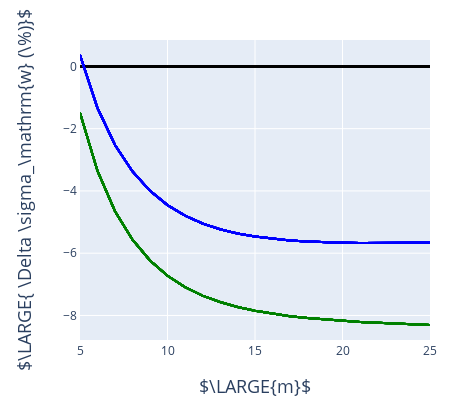

Source (notebook cell):
### Markdown cell above
### Delta Weibull stress vs Shape parameter `m`

$\Large{\Delta \sigma_W = \frac{\sigma_{-91°C} - \sigma_{T_i}}{\sigma_{-91°C}} 100}$

### Code cell
# plot

title = r''
ylab = r'$\LARGE{ \Delta \sigma_\mathrm{w} (\%)}$'

data = []
for ri, sw_r in enumerate(glob_sw_all_corr):
    x_plot = []
    y_plot = []
    
    for mi, sw in enumerate(sw_r):

        x_plot.append(m_vals[mi])
        y_plot.append(
            calc_sw_diff(glob_sw_all_corr, 0, ri, mi, gdata_all, skipped_lines_all) 
            )

        data.append({
            'x': x_plot,
            'y': y_plot,
            'name': r'T = ' + str(temps[ri]) + r'°C',
            'line': {'dash': lines[0], 'color': my_cols[ri], 'width': 2},
            'mode': 'lines',
        })

        

layout = {
    'width': 450,
    'height': 420,
    'xaxis': {
#         'range': [-0.1, 1.1],
        'zeroline': False,
        'showline': True,
        'mirror': 'all',
#         'title': r'$m$',
        'titlefont':{'size': 13}
    },
    'yaxis': {
        'zeroline': False,
        'showline': True,
        'mirror': 'all',
#         'title': '$\sigma_\mathrm{w}/\sigma_\mathrm{f} $ ',
        'titlefont':{'size': 13},

    },
    'annotations':[
    {
        'text':  r'$\LARGE{m}$',
        'x': 0.5,
        'y': -0.2,
        'xref': 'paper',
        'yref': 'paper',
        'showarrow': False,
        'font': {'size': 18},
    },
        {
        'text':  ylab,
        'x': -0.2,
        'y': 0.5,
        'xref': 'paper',
        'yref': 'paper',
        'showarrow': False,
        'font': {'size': 18},
        'textangle': -90
    },
        {
        'text':  title,
        'x': 0.41,
        'y': 1.1,
        'xref': 'paper',
        'yref': 'paper',
        'showarrow': False,
        'font': {'size': 18},
    },
    ],
    'legend':{
        'x': 0.6,
        'y': 0.5,
    },
     'margin': {
                'l': 80,
                'r': 20,
                'b': 80,
                't': 40,
#                 'pad': 1
     },

}
layout['xaxis']['range'] = [5, 25]
layout['showlegend'] = False
f = go.FigureWidget(data,layout)
py.iplot(f)

### Figure 1 — Plotly figure (JSON) as saved in the notebook; plotly's stock layout.template omitted (floating-point values rounded to 4 significant figures)
{"data": [{"line": {"color": "black", "dash": "solid", "width": 2}, "mode": "lines", "name": "T = -91°C", "type": "scatter", "uid": "d5c92166-e64b-43e0-b974-4a63b660141a", "x": [5, 6, 7, 8, 9, 10, 11, 12, 13, 14, 15, 16, 17, 18, 19, 20, 21, 22, 23, 24, 25], "y": [0, 0, 0, 0, 0, 0, 0, 0, 0, 0, 0, 0, 0, 0, 0, 0, 0, 0, 0, 0, 0]}, {"line": {"color": "black", "dash": "solid", "width": 2}, "mode": "lines", "name": "T = -91°C", "type": "scatter", "uid": "c23ba409-cc1c-40c5-a407-92b5cb0fd771", "x": [5, 6, 7, 8, 9, 10, 11, 12, 13, 14, 15, 16, 17, 18, 19, 20, 21, 22, 23, 24, 25], "y": [0, 0, 0, 0, 0, 0, 0, 0, 0, 0, 0, 0, 0, 0, 0, 0, 0, 0, 0, 0, 0]}, {"line": {"color": "black", "dash": "solid", "width": 2}, "mode": "lines", "name": "T = -91°C", "type": "scatter", "uid": "672902a4-180b-49f3-a478-088fb12a5db3", "x": [5, 6, 7, 8, 9, 10, 11, 12, 13, 14, 15, 16, 17, 18, 19, 20, 21, 22, 23, 24, 25], "y": [0, 0, 0, 0, 0, 0, 0, 0, 0, 0, 0, 0, 0, 0, 0, 0, 0, 0, 0, 0, 0]}, {"line": {"color": "black", "dash": "solid", "width": 2}, "mode": "lines", "name": "T = -91°C", "type": "scatter", "uid": "94629003-15bf-4572-b5e8-69058f993227", "x": [5, 6, 7, 8, 9, 10, 11, 12, 13, 14, 15, 16, 17, 18, 19, 20, 21, 22, 23, 24, 25], "y": [0, 0, 0, 0, 0, 0, 0, 0, 0, 0, 0, 0, 0, 0, 0, 0, 0, 0, 0, 0, 0]}, {"line": {"color": "black", "dash": "solid", "width": 2}, "mode": "lines", "name": "T = -91°C", "type": "scatter", "uid": "3e27a57a-b582-4926-8987-6f0c80f921a0", "x": [5, 6, 7, 8, 9, 10, 11, 12, 13, 14, 15, 16, 17, 18, 19, 20, 21, 22, 23, 24, 25], "y": [0, 0, 0, 0, 0, 0, 0, 0, 0, 0, 0, 0, 0, 0, 0, 0, 0, 0, 0, 0, 0]}, {"line": {"color": "black", "dash": "solid", "width": 2}, "mode": "lines", "name": "T = -91°C", "type": "scatter", "uid": "f3c8e4b6-ce2b-417c-9f89-971bd4b11c13", "x": [5, 6, 7, 8, 9, 10, 11, 12, 13, 14, 15, 16, 17, 18, 19, 20, 21, 22, 23, 24, 25], "y": [0, 0, 0, 0, 0, 0, 0, 0, 0, 0, 0, 0, 0, 0, 0, 0, 0, 0, 0, 0, 0]}, {"line": {"color": "black", "dash": "solid", "width": 2}, "mode": "lines", "name": "T = -91°C", "type": "scatter", "uid": "10f2d733-3c78-49f4-941a-ab48ae9a38a0", "x": [5, 6, 7, 8, 9, 10, 11, 12, 13, 14, 15, 16, 17, 18, 19, 20, 21, 22, 23, 24, 25], "y": [0, 0, 0, 0, 0, 0, 0, 0, 0, 0, 0, 0, 0, 0, 0, 0, 0, 0, 0, 0, 0]}, {"line": {"color": "black", "dash": "solid", "width": 2}, "mode": "lines", "name": "T = -91°C", "type": "scatter", "uid": "7cadabde-e957-45e1-9e39-b4497176e5a3", "x": [5, 6, 7, 8, 9, 10, 11, 12, 13, 14, 15, 16, 17, 18, 19, 20, 21, 22, 23, 24, 25], "y": [0, 0, 0, 0, 0, 0, 0, 0, 0, 0, 0, 0, 0, 0, 0, 0, 0, 0, 0, 0, 0]}, {"line": {"color": "black", "dash": "solid", "width": 2}, "mode": "lines", "name": "T = -91°C", "type": "scatter", "uid": "bbcc92f6-771b-4400-97e2-9fdd8d695834", "x": [5, 6, 7, 8, 9, 10, 11, 12, 13, 14, 15, 16, 17, 18, 19, 20, 21, 22, 23, 24, 25], "y": [0, 0, 0, 0, 0, 0, 0, 0, 0, 0, 0, 0, 0, 0, 0, 0, 0, 0, 0, 0, 0]}, {"line": {"color": "black", "dash": "solid", "width": 2}, "mode": "lines", "name": "T = -91°C", "type": "scatter", "uid": "2ee63944-da04-48d2-8827-c9aa2c8cb7ab", "x": [5, 6, 7, 8, 9, 10, 11, 12, 13, 14, 15, 16, 17, 18, 19, 20, 21, 22, 23, 24, 25], "y": [0, 0, 0, 0, 0, 0, 0, 0, 0, 0, 0, 0, 0, 0, 0, 0, 0, 0, 0, 0, 0]}, {"line": {"color": "black", "dash": "solid", "width": 2}, "mode": "lines", "name": "T = -91°C", "type": "scatter", "uid": "04add254-f75b-474c-aab6-4c18504b3aef", "x": [5, 6, 7, 8, 9, 10, 11, 12, 13, 14, 15, 16, 17, 18, 19, 20, 21, 22, 23, 24, 25], "y": [0, 0, 0, 0, 0, 0, 0, 0, 0, 0, 0, 0, 0, 0, 0, 0, 0, 0, 0, 0, 0]}, {"line": {"color": "black", "dash": "solid", "width": 2}, "mode": "lines", "name": "T = -91°C", "type": "scatter", "uid": "b37dc73e-bcdc-432d-b433-d536ce42c0bd", "x": [5, 6, 7, 8, 9, 10, 11, 12, 13, 14, 15, 16, 17, 18, 19, 20, 21, 22, 23, 24, 25], "y": [0, 0, 0, 0, 0, 0, 0, 0, 0, 0, 0, 0, 0, 0, 0, 0, 0, 0, 0, 0, 0]}, {"line": {"color": "black", "dash": "solid", "width": 2}, "mode": "lines", "name": "T = -91°C", "type": "scatter", "uid": "4c48e17c-7415-45d5-83d7-91e2112f7a1f", "x": [5, 6, 7, 8, 9, 10, 11, 12, 13, 14, 15, 16, 17, 18, 19, 20, 21, 22, 23, 24, 25], "y": [0, 0, 0, 0, 0, 0, 0, 0, 0, 0, 0, 0, 0, 0, 0, 0, 0, 0, 0, 0, 0]}, {"line": {"color": "black", "dash": "solid", "width": 2}, "mode": "lines", "name": "T = -91°C", "type": "scatter", "uid": "121f4bcf-0f60-4cb5-8f48-32415af39480", "x": [5, 6, 7, 8, 9, 10, 11, 12, 13, 14, 15, 16, 17, 18, 19, 20, 21, 22, 23, 24, 25], "y": [0, 0, 0, 0, 0, 0, 0, 0, 0, 0, 0, 0, 0, 0, 0, 0, 0, 0, 0, 0, 0]}, {"line": {"color": "black", "dash": "solid", "width": 2}, "mode": "lines", "name": "T = -91°C", "type": "scatter", "uid": "a854494f-f47c-458e-ae3c-1c15f351a965", "x": [5, 6, 7, 8, 9, 10, 11, 12, 13, 14, 15, 16, 17, 18, 19, 20, 21, 22, 23, 24, 25], "y": [0, 0, 0, 0, 0, 0, 0, 0, 0, 0, 0, 0, 0, 0, 0, 0, 0, 0, 0, 0, 0]}, {"line": {"color": "black", "dash": "solid", "width": 2}, "mode": "lines", "name": "T = -91°C", "type": "scatter", "uid": "388c32f7-c918-4732-a67b-e260969b9182", "x": [5, 6, 7, 8, 9, 10, 11, 12, 13, 14, 15, 16, 17, 18, 19, 20, 21, 22, 23, 24, 25], "y": [0, 0, 0, 0, 0, 0, 0, 0, 0, 0, 0, 0, 0, 0, 0, 0, 0, 0, 0, 0, 0]}, {"line": {"color": "black", "dash": "solid", "width": 2}, "mode": "lines", "name": "T = -91°C", "type": "scatter", "uid": "e7e7a2f5-26f2-4abb-b600-23ec790047bc", "x": [5, 6, 7, 8, 9, 10, 11, 12, 13, 14, 15, 16, 17, 18, 19, 20, 21, 22, 23, 24, 25], "y": [0, 0, 0, 0, 0, 0, 0, 0, 0, 0, 0, 0, 0, 0, 0, 0, 0, 0, 0, 0, 0]}, {"line": {"color": "black", "dash": "solid", "width": 2}, "mode": "lines", "name": "T = -91°C", "type": "scatter", "uid": "2d905ceb-e9cf-489b-9348-2625a596acea", "x": [5, 6, 7, 8, 9, 10, 11, 12, 13, 14, 15, 16, 17, 18, 19, 20, 21, 22, 23, 24, 25], "y": [0, 0, 0, 0, 0, 0, 0, 0, 0, 0, 0, 0, 0, 0, 0, 0, 0, 0, 0, 0, 0]}, {"line": {"color": "black", "dash": "solid", "width": 2}, "mode": "lines", "name": "T = -91°C", "type": "scatter", "uid": "b45142ee-6bfe-4f0e-bc68-dcf130a0f86e", "x": [5, 6, 7, 8, 9, 10, 11, 12, 13, 14, 15, 16, 17, 18, 19, 20, 21, 22, 23, 24, 25], "y": [0, 0, 0, 0, 0, 0, 0, 0, 0, 0, 0, 0, 0, 0, 0, 0, 0, 0, 0, 0, 0]}, {"line": {"color": "black", "dash": "solid", "width": 2}, "mode": "lines", "name": "T = -91°C", "type": "scatter", "uid": "eeb0abbe-52cb-48a5-b924-b2cc1d349a58", "x": [5, 6, 7, 8, 9, 10, 11, 12, 13, 14, 15, 16, 17, 18, 19, 20, 21, 22, 23, 24, 25], "y": [0, 0, 0, 0, 0, 0, 0, 0, 0, 0, 0, 0, 0, 0, 0, 0, 0, 0, 0, 0, 0]}, {"line": {"color": "black", "dash": "solid", "width": 2}, "mode": "lines", "name": "T = -91°C", "type": "scatter", "uid": "80716a6e-de9b-472b-98b2-bade2071cbed", "x": [5, 6, 7, 8, 9, 10, 11, 12, 13, 14, 15, 16, 17, 18, 19, 20, 21, 22, 23, 24, 25], "y": [0, 0, 0, 0, 0, 0, 0, 0, 0, 0, 0, 0, 0, 0, 0, 0, 0, 0, 0, 0, 0]}, {"line": {"color": "blue", "dash": "solid", "width": 2}, "mode": "lines", "name": "T = -60°C", "type": "scatter", "uid": "cebf04ee-cb86-482f-afc2-3a4c387b5fa9", "x": [5, 6, 7, 8, 9, 10, 11, 12, 13, 14, 15, 16, 17, 18, 19, 20, 21, 22, 23, 24, 25], "y": [0.3653, -1.337, -2.524, -3.376, -3.998, -4.456, -4.795, -5.045, -5.231, -5.367, -5.466, -5.538, -5.589, -5.624, -5.648, -5.663, -5.671, -5.674, -5.673, -5.668, -5.662]}, {"line": {"color": "blue", "dash": "solid", "width": 2}, "mode": "lines", "name": "T = -60°C", "type": "scatter", "uid": "a4d617e5-e377-462a-8a16-3c397bbb055c", "x": [5, 6, 7, 8, 9, 10, 11, 12, 13, 14, 15, 16, 17, 18, 19, 20, 21, 22, 23, 24, 25], "y": [0.3653, -1.337, -2.524, -3.376, -3.998, -4.456, -4.795, -5.045, -5.231, -5.367, -5.466, -5.538, -5.589, -5.624, -5.648, -5.663, -5.671, -5.674, -5.673, -5.668, -5.662]}, {"line": {"color": "blue", "dash": "solid", "width": 2}, "mode": "lines", "name": "T = -60°C", "type": "scatter", "uid": "049350a1-9692-4cf5-9807-3464c691d866", "x": [5, 6, 7, 8, 9, 10, 11, 12, 13, 14, 15, 16, 17, 18, 19, 20, 21, 22, 23, 24, 25], "y": [0.3653, -1.337, -2.524, -3.376, -3.998, -4.456, -4.795, -5.045, -5.231, -5.367, -5.466, -5.538, -5.589, -5.624, -5.648, -5.663, -5.671, -5.674, -5.673, -5.668, -5.662]}, {"line": {"color": "blue", "dash": "solid", "width": 2}, "mode": "lines", "name": "T = -60°C", "type": "scatter", "uid": "93b3d4d7-9545-40f2-9db0-4f41c6530980", "x": [5, 6, 7, 8, 9, 10, 11, 12, 13, 14, 15, 16, 17, 18, 19, 20, 21, 22, 23, 24, 25], "y": [0.3653, -1.337, -2.524, -3.376, -3.998, -4.456, -4.795, -5.045, -5.231, -5.367, -5.466, -5.538, -5.589, -5.624, -5.648, -5.663, -5.671, -5.674, -5.673, -5.668, -5.662]}, {"line": {"color": "blue", "dash": "solid", "width": 2}, "mode": "lines", "name": "T = -60°C", "type": "scatter", "uid": "66805b84-9f7a-4d99-9b0a-73590e754923", "x": [5, 6, 7, 8, 9, 10, 11, 12, 13, 14, 15, 16, 17, 18, 19, 20, 21, 22, 23, 24, 25], "y": [0.3653, -1.337, -2.524, -3.376, -3.998, -4.456, -4.795, -5.045, -5.231, -5.367, -5.466, -5.538, -5.589, -5.624, -5.648, -5.663, -5.671, -5.674, -5.673, -5.668, -5.662]}, {"line": {"color": "blue", "dash": "solid", "width": 2}, "mode": "lines", "name": "T = -60°C", "type": "scatter", "uid": "026e272c-d4c9-49b2-8497-e0fda0bb4d27", "x": [5, 6, 7, 8, 9, 10, 11, 12, 13, 14, 15, 16, 17, 18, 19, 20, 21, 22, 23, 24, 25], "y": [0.3653, -1.337, -2.524, -3.376, -3.998, -4.456, -4.795, -5.045, -5.231, -5.367, -5.466, -5.538, -5.589, -5.624, -5.648, -5.663, -5.671, -5.674, -5.673, -5.668, -5.662]}, {"line": {"color": "blue", "dash": "solid", "width": 2}, "mode": "lines", "name": "T = -60°C", "type": "scatter", "uid": "01c8c805-eecd-43b5-81c2-b5bb53bf103b", "x": [5, 6, 7, 8, 9, 10, 11, 12, 13, 14, 15, 16, 17, 18, 19, 20, 21, 22, 23, 24, 25], "y": [0.3653, -1.337, -2.524, -3.376, -3.998, -4.456, -4.795, -5.045, -5.231, -5.367, -5.466, -5.538, -5.589, -5.624, -5.648, -5.663, -5.671, -5.674, -5.673, -5.668, -5.662]}, {"line": {"color": "blue", "dash": "solid", "width": 2}, "mode": "lines", "name": "T = -60°C", "type": "scatter", "uid": "b8800be9-c389-4118-bf75-803272baaf49", "x": [5, 6, 7, 8, 9, 10, 11, 12, 13, 14, 15, 16, 17, 18, 19, 20, 21, 22, 23, 24, 25], "y": [0.3653, -1.337, -2.524, -3.376, -3.998, -4.456, -4.795, -5.045, -5.231, -5.367, -5.466, -5.538, -5.589, -5.624, -5.648, -5.663, -5.671, -5.674, -5.673, -5.668, -5.662]}, {"line": {"color": "blue", "dash": "solid", "width": 2}, "mode": "lines", "name": "T = -60°C", "type": "scatter", "uid": "e117856d-022f-4c2c-b584-4a2f92cfadc1", "x": [5, 6, 7, 8, 9, 10, 11, 12, 13, 14, 15, 16, 17, 18, 19, 20, 21, 22, 23, 24, 25], "y": [0.3653, -1.337, -2.524, -3.376, -3.998, -4.456, -4.795, -5.045, -5.231, -5.367, -5.466, -5.538, -5.589, -5.624, -5.648, -5.663, -5.671, -5.674, -5.673, -5.668, -5.662]}, {"line": {"color": "blue", "dash": "solid", "width": 2}, "mode": "lines", "name": "T = -60°C", "type": "scatter", "uid": "3e918c99-a7a4-4545-afc4-bc13b4608b4d", "x": [5, 6, 7, 8, 9, 10, 11, 12, 13, 14, 15, 16, 17, 18, 19, 20, 21, 22, 23, 24, 25], "y": [0.3653, -1.337, -2.524, -3.376, -3.998, -4.456, -4.795, -5.045, -5.231, -5.367, -5.466, -5.538, -5.589, -5.624, -5.648, -5.663, -5.671, -5.674, -5.673, -5.668, -5.662]}, {"line": {"color": "blue", "dash": "solid", "width": 2}, "mode": "lines", "name": "T = -60°C", "type": "scatter", "uid": "a9d93989-99c5-4cc0-862b-3264d330be2f", "x": [5, 6, 7, 8, 9, 10, 11, 12, 13, 14, 15, 16, 17, 18, 19, 20, 21, 22, 23, 24, 25], "y": [0.3653, -1.337, -2.524, -3.376, -3.998, -4.456, -4.795, -5.045, -5.231, -5.367, -5.466, -5.538, -5.589, -5.624, -5.648, -5.663, -5.671, -5.674, -5.673, -5.668, -5.662]}, {"line": {"color": "blue", "dash": "solid", "width": 2}, "mode": "lines", "name": "T = -60°C", "type": "scatter", "uid": "e0ca8965-8017-4724-9498-66a99539a4fd", "x": [5, 6, 7, 8, 9, 10, 11, 12, 13, 14, 15, 16, 17, 18, 19, 20, 21, 22, 23, 24, 25], "y": [0.3653, -1.337, -2.524, -3.376, -3.998, -4.456, -4.795, -5.045, -5.231, -5.367, -5.466, -5.538, -5.589, -5.624, -5.648, -5.663, -5.671, -5.674, -5.673, -5.668, -5.662]}, {"line": {"color": "blue", "dash": "solid", "width": 2}, "mode": "lines", "name": "T = -60°C", "type": "scatter", "uid": "2a5e9132-8b1f-4064-94df-f4be41c849c9", "x": [5, 6, 7, 8, 9, 10, 11, 12, 13, 14, 15, 16, 17, 18, 19, 20, 21, 22, 23, 24, 25], "y": [0.3653, -1.337, -2.524, -3.376, -3.998, -4.456, -4.795, -5.045, -5.231, -5.367, -5.466, -5.538, -5.589, -5.624, -5.648, -5.663, -5.671, -5.674, -5.673, -5.668, -5.662]}, {"line": {"color": "blue", "dash": "solid", "width": 2}, "mode": "lines", "name": "T = -60°C", "type": "scatter", "uid": "6fb3d09c-f016-4249-b2ef-b2454640af2c", "x": [5, 6, 7, 8, 9, 10, 11, 12, 13, 14, 15, 16, 17, 18, 19, 20, 21, 22, 23, 24, 25], "y": [0.3653, -1.337, -2.524, -3.376, -3.998, -4.456, -4.795, -5.045, -5.231, -5.367, -5.466, -5.538, -5.589, -5.624, -5.648, -5.663, -5.671, -5.674, -5.673, -5.668, -5.662]}, {"line": {"color": "blue", "dash": "solid", "width": 2}, "mode": "lines", "name": "T = -60°C", "type": "scatter", "uid": "7cdc5eef-d7d0-4641-adee-d9c6862a4153", "x": [5, 6, 7, 8, 9, 10, 11, 12, 13, 14, 15, 16, 17, 18, 19, 20, 21, 22, 23, 24, 25], "y": [0.3653, -1.337, -2.524, -3.376, -3.998, -4.456, -4.795, -5.045, -5.231, -5.367, -5.466, -5.538, -5.589, -5.624, -5.648, -5.663, -5.671, -5.674, -5.673, -5.668, -5.662]}, {"line": {"color": "blue", "dash": "solid", "width": 2}, "mode": "lines", "name": "T = -60°C", "type": "scatter", "uid": "9464bf2f-8e52-40be-bc2f-649ef3062ff6", "x": [5, 6, 7, 8, 9, 10, 11, 12, 13, 14, 15, 16, 17, 18, 19, 20, 21, 22, 23, 24, 25], "y": [0.3653, -1.337, -2.524, -3.376, -3.998, -4.456, -4.795, -5.045, -5.231, -5.367, -5.466, -5.538, -5.589, -5.624, -5.648, -5.663, -5.671, -5.674, -5.673, -5.668, -5.662]}, {"line": {"color": "blue", "dash": "solid", "width": 2}, "mode": "lines", "name": "T = -60°C", "type": "scatter", "uid": "4ceeb224-91c9-45cb-b9e7-0e617d310368", "x": [5, 6, 7, 8, 9, 10, 11, 12, 13, 14, 15, 16, 17, 18, 19, 20, 21, 22, 23, 24, 25], "y": [0.3653, -1.337, -2.524, -3.376, -3.998, -4.456, -4.795, -5.045, -5.231, -5.367, -5.466, -5.538, -5.589, -5.624, -5.648, -5.663, -5.671, -5.674, -5.673, -5.668, -5.662]}, {"line": {"color": "blue", "dash": "solid", "width": 2}, "mode": "lines", "name": "T = -60°C", "type": "scatter", "uid": "e76aad70-a0b4-4f00-bc08-35d6b5dfe350", "x": [5, 6, 7, 8, 9, 10, 11, 12, 13, 14, 15, 16, 17, 18, 19, 20, 21, 22, 23, 24, 25], "y": [0.3653, -1.337, -2.524, -3.376, -3.998, -4.456, -4.795, -5.045, -5.231, -5.367, -5.466, -5.538, -5.589, -5.624, -5.648, -5.663, -5.671, -5.674, -5.673, -5.668, -5.662]}, {"line": {"color": "blue", "dash": "solid", "width": 2}, "mode": "lines", "name": "T = -60°C", "type": "scatter", "uid": "9bc982c6-b455-4256-a667-76c9543ce42d", "x": [5, 6, 7, 8, 9, 10, 11, 12, 13, 14, 15, 16, 17, 18, 19, 20, 21, 22, 23, 24, 25], "y": [0.3653, -1.337, -2.524, -3.376, -3.998, -4.456, -4.795, -5.045, -5.231, -5.367, -5.466, -5.538, -5.589, -5.624, -5.648, -5.663, -5.671, -5.674, -5.673, -5.668, -5.662]}, {"line": {"color": "blue", "dash": "solid", "width": 2}, "mode": "lines", "name": "T = -60°C", "type": "scatter", "uid": "c23f2637-cf40-4913-bf5a-9896ebebb040", "x": [5, 6, 7, 8, 9, 10, 11, 12, 13, 14, 15, 16, 17, 18, 19, 20, 21, 22, 23, 24, 25], "y": [0.3653, -1.337, -2.524, -3.376, -3.998, -4.456, -4.795, -5.045, -5.231, -5.367, -5.466, -5.538, -5.589, -5.624, -5.648, -5.663, -5.671, -5.674, -5.673, -5.668, -5.662]}, {"line": {"color": "blue", "dash": "solid", "width": 2}, "mode": "lines", "name": "T = -60°C", "type": "scatter", "uid": "790a2d59-783c-4614-b89d-c96b10aadd62", "x": [5, 6, 7, 8, 9, 10, 11, 12, 13, 14, 15, 16, 17, 18, 19, 20, 21, 22, 23, 24, 25], "y": [0.3653, -1.337, -2.524, -3.376, -3.998, -4.456, -4.795, -5.045, -5.231, -5.367, -5.466, -5.538, -5.589, -5.624, -5.648, -5.663, -5.671, -5.674, -5.673, -5.668, -5.662]}, {"line": {"color": "green", "dash": "solid", "width": 2}, "mode": "lines", "name": "T = -40°C", "type": "scatter", "uid": "aee8fe1e-2298-436c-a3f1-b1a5dd1585c1", "x": [5, 6, 7, 8, 9, 10, 11, 12, 13, 14, 15, 16, 17, 18, 19, 20, 21, 22, 23, 24, 25], "y": [-1.487, -3.36, -4.651, -5.569, -6.234, -6.724, -7.089, -7.362, -7.57, -7.728, -7.851, -7.946, -8.022, -8.083, -8.132, -8.173, -8.208, -8.237, -8.263, -8.286, -8.306]}, {"line": {"color": "green", "dash": "solid", "width": 2}, "mode": "lines", "name": "T = -40°C", "type": "scatter", "uid": "a568ce4b-0466-4d86-8e74-5d99021bc4d3", "x": [5, 6, 7, 8, 9, 10, 11, 12, 13, 14, 15, 16, 17, 18, 19, 20, 21, 22, 23, 24, 25], "y": [-1.487, -3.36, -4.651, -5.569, -6.234, -6.724, -7.089, -7.362, -7.57, -7.728, -7.851, -7.946, -8.022, -8.083, -8.132, -8.173, -8.208, -8.237, -8.263, -8.286, -8.306]}, {"line": {"color": "green", "dash": "solid", "width": 2}, "mode": "lines", "name": "T = -40°C", "type": "scatter", "uid": "e2b04463-4479-4873-b824-a230ecbd705b", "x": [5, 6, 7, 8, 9, 10, 11, 12, 13, 14, 15, 16, 17, 18, 19, 20, 21, 22, 23, 24, 25], "y": [-1.487, -3.36, -4.651, -5.569, -6.234, -6.724, -7.089, -7.362, -7.57, -7.728, -7.851, -7.946, -8.022, -8.083, -8.132, -8.173, -8.208, -8.237, -8.263, -8.286, -8.306]}, {"line": {"color": "green", "dash": "solid", "width": 2}, "mode": "lines", "name": "T = -40°C", "type": "scatter", "uid": "2066a5f8-98d8-4cc2-be76-10ec2aaf5083", "x": [5, 6, 7, 8, 9, 10, 11, 12, 13, 14, 15, 16, 17, 18, 19, 20, 21, 22, 23, 24, 25], "y": [-1.487, -3.36, -4.651, -5.569, -6.234, -6.724, -7.089, -7.362, -7.57, -7.728, -7.851, -7.946, -8.022, -8.083, -8.132, -8.173, -8.208, -8.237, -8.263, -8.286, -8.306]}, {"line": {"color": "green", "dash": "solid", "width": 2}, "mode": "lines", "name": "T = -40°C", "type": "scatter", "uid": "cfe618aa-388e-4382-bdcf-70b11edbeffc", "x": [5, 6, 7, 8, 9, 10, 11, 12, 13, 14, 15, 16, 17, 18, 19, 20, 21, 22, 23, 24, 25], "y": [-1.487, -3.36, -4.651, -5.569, -6.234, -6.724, -7.089, -7.362, -7.57, -7.728, -7.851, -7.946, -8.022, -8.083, -8.132, -8.173, -8.208, -8.237, -8.263, -8.286, -8.306]}, {"line": {"color": "green", "dash": "solid", "width": 2}, "mode": "lines", "name": "T = -40°C", "type": "scatter", "uid": "6a9db3a7-9f87-4726-873b-6ae3b6f841a2", "x": [5, 6, 7, 8, 9, 10, 11, 12, 13, 14, 15, 16, 17, 18, 19, 20, 21, 22, 23, 24, 25], "y": [-1.487, -3.36, -4.651, -5.569, -6.234, -6.724, -7.089, -7.362, -7.57, -7.728, -7.851, -7.946, -8.022, -8.083, -8.132, -8.173, -8.208, -8.237, -8.263, -8.286, -8.306]}, {"line": {"color": "green", "dash": "solid", "width": 2}, "mode": "lines", "name": "T = -40°C", "type": "scatter", "uid": "56f43de2-1300-4c91-94f3-eb8ccb04a6cd", "x": [5, 6, 7, 8, 9, 10, 11, 12, 13, 14, 15, 16, 17, 18, 19, 20, 21, 22, 23, 24, 25], "y": [-1.487, -3.36, -4.651, -5.569, -6.234, -6.724, -7.089, -7.362, -7.57, -7.728, -7.851, -7.946, -8.022, -8.083, -8.132, -8.173, -8.208, -8.237, -8.263, -8.286, -8.306]}, {"line": {"color": "green", "dash": "solid", "width": 2}, "mode": "lines", "name": "T = -40°C", "type": "scatter", "uid": "95003e99-8703-4ea7-b11d-bc43baa3d479", "x": [5, 6, 7, 8, 9, 10, 11, 12, 13, 14, 15, 16, 17, 18, 19, 20, 21, 22, 23, 24, 25], "y": [-1.487, -3.36, -4.651, -5.569, -6.234, -6.724, -7.089, -7.362, -7.57, -7.728, -7.851, -7.946, -8.022, -8.083, -8.132, -8.173, -8.208, -8.237, -8.263, -8.286, -8.306]}, {"line": {"color": "green", "dash": "solid", "width": 2}, "mode": "lines", "name": "T = -40°C", "type": "scatter", "uid": "d4a6293b-6e2d-46b2-be66-6b33fa459a7a", "x": [5, 6, 7, 8, 9, 10, 11, 12, 13, 14, 15, 16, 17, 18, 19, 20, 21, 22, 23, 24, 25], "y": [-1.487, -3.36, -4.651, -5.569, -6.234, -6.724, -7.089, -7.362, -7.57, -7.728, -7.851, -7.946, -8.022, -8.083, -8.132, -8.173, -8.208, -8.237, -8.263, -8.286, -8.306]}, {"line": {"color": "green", "dash": "solid", "width": 2}, "mode": "lines", "name": "T = -40°C", "type": "scatter", "uid": "689d00e0-6971-48e0-a68f-5afb6c772860", "x": [5, 6, 7, 8, 9, 10, 11, 12, 13, 14, 15, 16, 17, 18, 19, 20, 21, 22, 23, 24, 25], "y": [-1.487, -3.36, -4.651, -5.569, -6.234, -6.724, -7.089, -7.362, -7.57, -7.728, -7.851, -7.946, -8.022, -8.083, -8.132, -8.173, -8.208, -8.237, -8.263, -8.286, -8.306]}, {"line": {"color": "green", "dash": "solid", "width": 2}, "mode": "lines", "name": "T = -40°C", "type": "scatter", "uid": "76a51657-bdc7-40a9-ac96-d2d63ec1e68a", "x": [5, 6, 7, 8, 9, 10, 11, 12, 13, 14, 15, 16, 17, 18, 19, 20, 21, 22, 23, 24, 25], "y": [-1.487, -3.36, -4.651, -5.569, -6.234, -6.724, -7.089, -7.362, -7.57, -7.728, -7.851, -7.946, -8.022, -8.083, -8.132, -8.173, -8.208, -8.237, -8.263, -8.286, -8.306]}, {"line": {"color": "green", "dash": "solid", "width": 2}, "mode": "lines", "name": "T = -40°C", "type": "scatter", "uid": "331eb876-f837-479e-9857-3c83bc44e216", "x": [5, 6, 7, 8, 9, 10, 11, 12, 13, 14, 15, 16, 17, 18, 19, 20, 21, 22, 23, 24, 25], "y": [-1.487, -3.36, -4.651, -5.569, -6.234, -6.724, -7.089, -7.362, -7.57, -7.728, -7.851, -7.946, -8.022, -8.083, -8.132, -8.173, -8.208, -8.237, -8.263, -8.286, -8.306]}, {"line": {"color": "green", "dash": "solid", "width": 2}, "mode": "lines", "name": "T = -40°C", "type": "scatter", "uid": "ebd40504-c4f9-4855-b87f-6956be93d3fe", "x": [5, 6, 7, 8, 9, 10, 11, 12, 13, 14, 15, 16, 17, 18, 19, 20, 21, 22, 23, 24, 25], "y": [-1.487, -3.36, -4.651, -5.569, -6.234, -6.724, -7.089, -7.362, -7.57, -7.728, -7.851, -7.946, -8.022, -8.083, -8.132, -8.173, -8.208, -8.237, -8.263, -8.286, -8.306]}, {"line": {"color": "green", "dash": "solid", "width": 2}, "mode": "lines", "name": "T = -40°C", "type": "scatter", "uid": "565eb89a-96e0-4868-9300-9447bfcec6ab", "x": [5, 6, 7, 8, 9, 10, 11, 12, 13, 14, 15, 16, 17, 18, 19, 20, 21, 22, 23, 24, 25], "y": [-1.487, -3.36, -4.651, -5.569, -6.234, -6.724, -7.089, -7.362, -7.57, -7.728, -7.851, -7.946, -8.022, -8.083, -8.132, -8.173, -8.208, -8.237, -8.263, -8.286, -8.306]}, {"line": {"color": "green", "dash": "solid", "width": 2}, "mode": "lines", "name": "T = -40°C", "type": "scatter", "uid": "cc5574ab-ceac-49b0-a101-a09a8ca64f38", "x": [5, 6, 7, 8, 9, 10, 11, 12, 13, 14, 15, 16, 17, 18, 19, 20, 21, 22, 23, 24, 25], "y": [-1.487, -3.36, -4.651, -5.569, -6.234, -6.724, -7.089, -7.362, -7.57, -7.728, -7.851, -7.946, -8.022, -8.083, -8.132, -8.173, -8.208, -8.237, -8.263, -8.286, -8.306]}, {"line": {"color": "green", "dash": "solid", "width": 2}, "mode": "lines", "name": "T = -40°C", "type": "scatter", "uid": "dea2e765-e416-4ec3-b505-9748a8d70830", "x": [5, 6, 7, 8, 9, 10, 11, 12, 13, 14, 15, 16, 17, 18, 19, 20, 21, 22, 23, 24, 25], "y": [-1.487, -3.36, -4.651, -5.569, -6.234, -6.724, -7.089, -7.362, -7.57, -7.728, -7.851, -7.946, -8.022, -8.083, -8.132, -8.173, -8.208, -8.237, -8.263, -8.286, -8.306]}, {"line": {"color": "green", "dash": "solid", "width": 2}, "mode": "lines", "name": "T = -40°C", "type": "scatter", "uid": "06f061fd-8373-4d7c-821a-00cf434b5b37", "x": [5, 6, 7, 8, 9, 10, 11, 12, 13, 14, 15, 16, 17, 18, 19, 20, 21, 22, 23, 24, 25], "y": [-1.487, -3.36, -4.651, -5.569, -6.234, -6.724, -7.089, -7.362, -7.57, -7.728, -7.851, -7.946, -8.022, -8.083, -8.132, -8.173, -8.208, -8.237, -8.263, -8.286, -8.306]}, {"line": {"color": "green", "dash": "solid", "width": 2}, "mode": "lines", "name": "T = -40°C", "type": "scatter", "uid": "5b7119c1-aeae-4d2e-b974-aae1408651ac", "x": [5, 6, 7, 8, 9, 10, 11, 12, 13, 14, 15, 16, 17, 18, 19, 20, 21, 22, 23, 24, 25], "y": [-1.487, -3.36, -4.651, -5.569, -6.234, -6.724, -7.089, -7.362, -7.57, -7.728, -7.851, -7.946, -8.022, -8.083, -8.132, -8.173, -8.208, -8.237, -8.263, -8.286, -8.306]}, {"line": {"color": "green", "dash": "solid", "width": 2}, "mode": "lines", "name": "T = -40°C", "type": "scatter", "uid": "ccb17ec8-73fa-4df2-b2a1-c6773edb1df3", "x": [5, 6, 7, 8, 9, 10, 11, 12, 13, 14, 15, 16, 17, 18, 19, 20, 21, 22, 23, 24, 25], "y": [-1.487, -3.36, -4.651, -5.569, -6.234, -6.724, -7.089, -7.362, -7.57, -7.728, -7.851, -7.946, -8.022, -8.083, -8.132, -8.173, -8.208, -8.237, -8.263, -8.286, -8.306]}, {"line": {"color": "green", "dash": "solid", "width": 2}, "mode": "lines", "name": "T = -40°C", "type": "scatter", "uid": "843fb3dc-c34a-4498-9fac-8d1628d1c91c", "x": [5, 6, 7, 8, 9, 10, 11, 12, 13, 14, 15, 16, 17, 18, 19, 20, 21, 22, 23, 24, 25], "y": [-1.487, -3.36, -4.651, -5.569, -6.234, -6.724, -7.089, -7.362, -7.57, -7.728, -7.851, -7.946, -8.022, -8.083, -8.132, -8.173, -8.208, -8.237, -8.263, -8.286, -8.306]}, {"line": {"color": "green", "dash": "solid", "width": 2}, "mode": "lines", "name": "T = -40°C", "type": "scatter", "uid": "4310e9ba-5b4c-4919-a12f-57ee7520a8f2", "x": [5, 6, 7, 8, 9, 10, 11, 12, 13, 14, 15, 16, 17, 18, 19, 20, 21, 22, 23, 24, 25], "y": [-1.487, -3.36, -4.651, -5.569, -6.234, -6.724, -7.089, -7.362, -7.57, -7.728, -7.851, -7.946, -8.022, -8.083, -8.132, -8.173, -8.208, -8.237, -8.263, -8.286, -8.306]}], "layout": {"annotations": [{"font": {"size": 18}, "showarrow": false, "text": "$\\LARGE{m}$", "x": 0.5, "xref": "paper", "y": -0.2, "yref": "paper"}, {"font": {"size": 18}, "showarrow": false, "text": "$\\LARGE{ \\Delta \\sigma_\\mathrm{w} (\\%)}$", "textangle": -90, "x": -0.2, "xref": "paper", "y": 0.5, "yref": "paper"}, {"font": {"size": 18}, "showarrow": false, "text": "", "x": 0.41, "xref": "paper", "y": 1.1, "yref": "paper"}], "height": 420, "legend": {"x": 0.6, "y": 0.5}, "margin": {"b": 80, "l": 80, "r": 20, "t": 40}, "showlegend": false, "width": 450, "xaxis": {"mirror": "all", "range": [5, 25], "showline": true, "title": {"font": {"size": 13}}, "zeroline": false}, "yaxis": {"mirror": "all", "showline": true, "title": {"font": {"size": 13}}, "zeroline": false}}}
